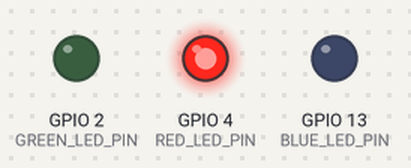
Bench run of a program on a simulated ESP32. On the bench: output pins drawn as LEDs (lit = HIGH).

Above: at 0.5 s.
At 1.5 s:
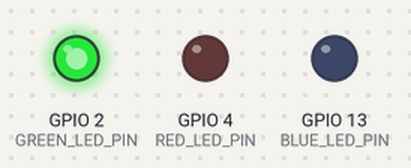
At 5.5 s:
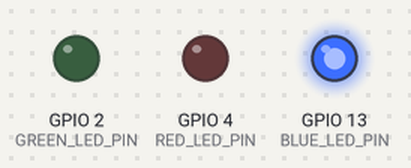
Timing chart, 0 to 6.9 s (numbered marks = the images above):
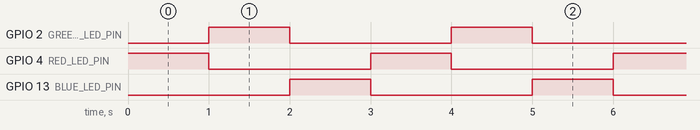

The program:

main.cpp
```cpp
// (licence header left out)
/* include arduino header */
#include <Arduino.h>

/* red led pin connected to pin 4 */
#define RED_LED_PIN		4

/* green led pin connected to pin 2 */
#define GREEN_LED_PIN		2

/* blue led pin connected to pin 13 */
#define BLUE_LED_PIN		13

#define DELAY_1000_MS	1000

void setup() {

	/* set red led pin as output */
	pinMode( RED_LED_PIN, OUTPUT );

	/* set green led pin as output */
	pinMode( GREEN_LED_PIN, OUTPUT );

	/* set blue led pin as output */
	pinMode( BLUE_LED_PIN, OUTPUT );

}

void loop() {

	/* turn on red led and turn off green and blue led*/
	digitalWrite( RED_LED_PIN, HIGH );
	digitalWrite( GREEN_LED_PIN, LOW );
	digitalWrite( BLUE_LED_PIN, LOW );

	/* 1000ms delay */
	delay( DELAY_1000_MS );

	/* turn on green led and turn off red and blue led*/
	digitalWrite( GREEN_LED_PIN, HIGH );
	digitalWrite( RED_LED_PIN, LOW );
	digitalWrite( BLUE_LED_PIN, LOW );

	/* 1000ms delay */
	delay( DELAY_1000_MS );

	/* turn on blue led and turn off red and green led*/
	digitalWrite( BLUE_LED_PIN, HIGH );
	digitalWrite( GREEN_LED_PIN, LOW );
	digitalWrite( RED_LED_PIN, LOW );

	/* 1000ms delay */
	delay( DELAY_1000_MS );
}
```

Measured:
- by itself, GPIO 2 (GREEN_LED_PIN), GPIO 4 (RED_LED_PIN), GPIO 13 (BLUE_LED_PIN): alternates HIGH for 1.0 s and LOW for 2.0 s
- by itself, everything shown: repeats every 3.0 s, in 3 steps
